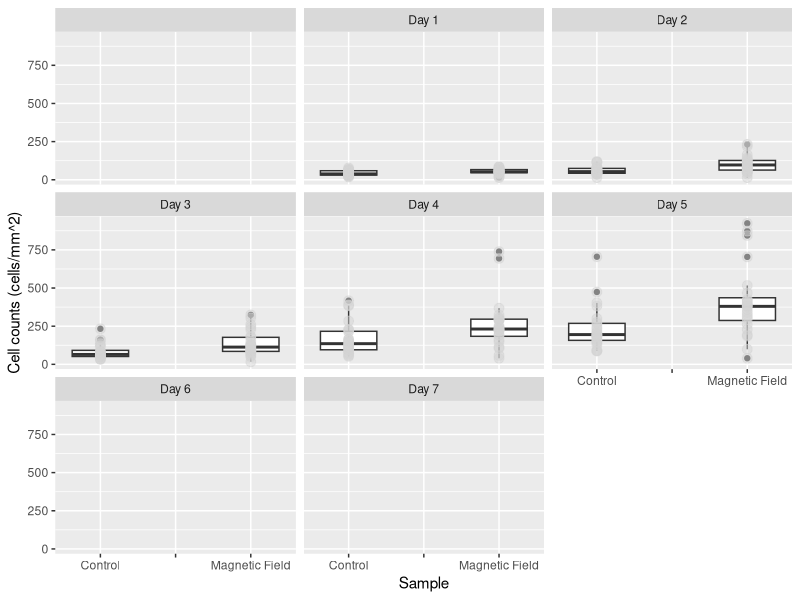
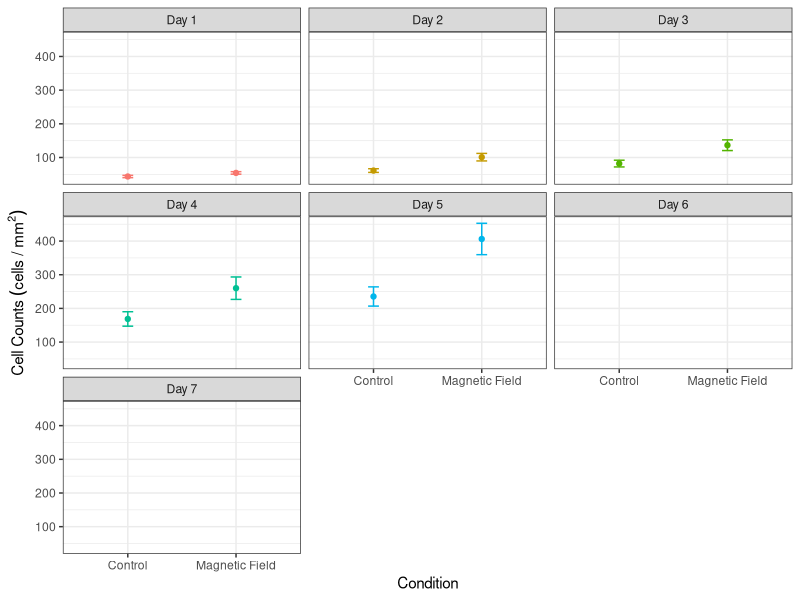
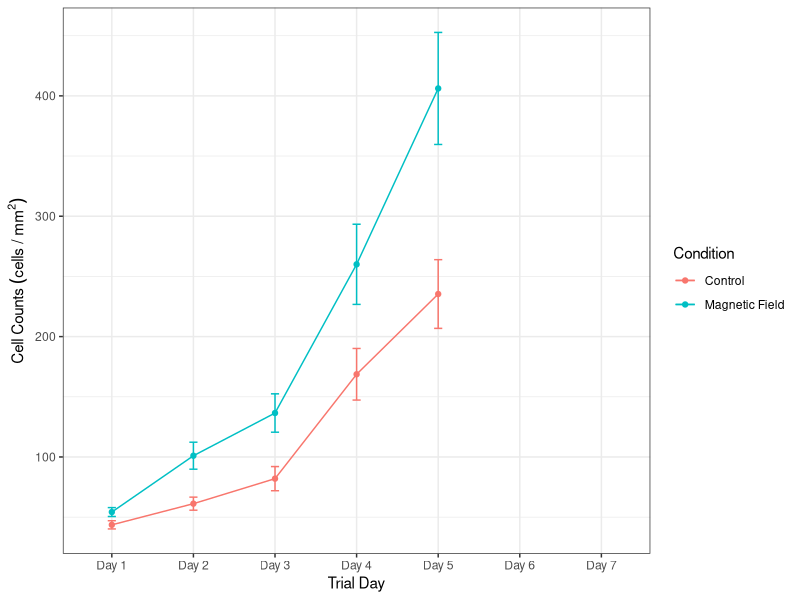

Write R code to recreate these figures, in order. (Note: this script raises an error after producing the figures.)
## ---- chunk 1
# clear the environment
rm(list = ls())

# import the libraries that we will use
library(ggplot2)
library(dplyr)
library(here)
library(ggfortify)

## ---- chunk 2
# import the data set that we will be analysing, the stringsAsFactors = True argument converts categorical data to factors so we can analyse the levels
counts <- read.csv(here("Data", "CMF4_HT22Cells_3-3_3-10.csv"),stringsAsFactors = TRUE)

# take a look at the structure of the data
glimpse(counts)

# recode the counts to be before and after exposure
counts$Condition <- recode(counts$Condition, "B-Field" = 'Magnetic Field')

# relevel the data to put the control first
counts<- mutate(counts, Condition = relevel(Condition, ref = "Control"),
                        )



## ---- chunk 3
# make a box plot of the data
ggplot(counts, aes(x = Condition, y = Cell_Count)) +
geom_boxplot()+
  geom_point(size = 3, colour = 'lightgrey', alpha = 0.5)+
  facet_wrap(~Trial_Day)+
  xlab("Sample") +
  ylab("Cell counts (cells/mm^2)")
## ---- chunk 4
# find the means of the cell counts and put them in a new table
mean_counts <- counts %>% 
  filter(!is.na(Date), !is.na(Trial_Day), Condition == "Control" | Condition == "Magnetic Field") %>%
    group_by(Condition,Trial_Day) %>% summarise(
      meancounts = mean(Cell_Count),
      secounts = sd(Cell_Count)/sqrt(sum(!is.na(Cell_Count)))
  
       )
## ---- chunk 5
# create scatterplot with error bars
ggplot(mean_counts, aes(Condition, meancounts, color = Trial_Day))+
     geom_point()+
     geom_line()+
     geom_errorbar(aes(ymin = meancounts - secounts,
                       ymax = meancounts + secounts), width = 0.1)+
    theme_bw()+
    facet_wrap(~Trial_Day)+
    theme(legend.position="none")+
    xlab("Condition")+
    ylab(expression(Cell~Counts~(cells~"/"~mm^2)))
         
## ---- chunk 6
library(scales)
# create scatter plot with error bars
ggplot(mean_counts, aes(Trial_Day, meancounts, color = Condition, group = Condition))+
     geom_point()+
     geom_line()+
     scale_color_manual(values=c('#F8766D','#00BFC4', "dodgerblue"))+
     geom_errorbar(aes(ymin = meancounts - secounts,
                       ymax = meancounts + secounts), width = 0.1)+
    theme_bw()+
    #theme(legend.position="none")+
    xlab("Trial Day")+
    ylab(expression(Cell~Counts~(cells~"/"~mm^2)))
## ---- chunk 7
# calculate the growth rates using a for loop and store the results of the data in   a new dataframe

#define the starting value of x (where we want the loop to start iterating through   our previous data set)
  x <- 1

# make an empty data frame
d <- data.frame()

# Write for loop to go through and create a new data set with the growth rates
  for(i in mean_counts$meancounts) {
    y = mean_counts$meancounts[x + 1]
    
    z = (y-mean_counts$meancounts[x])/24
    
    print(z)
    
    x = x+1
    
    d = rbind(d, z)
  }

mean_counts["Slope"] <- c(NA,0.73, NA, NA, NA, NA, NA, NA,1.95, NA, NA, NA, NA, NA)


## ---- chunk 8

# create scatter plot with error bars
ggplot(mean_counts, aes(Date, growthrate, color = Condition, group = Condition))+
     geom_point()+
     geom_line()+
     scale_color_manual(values=c('#F8766D','#00BFC4'))+
     #geom_errorbar(aes(ymin = standardcounts - secounts,
                       #ymax = standardcounts + secounts), width = 0.1)+
    theme_bw()+
    #theme(legend.position="none")+
    xlab("Date")+
    ylab(expression(Cell~Counts~(cells~"/"~mm^2)))
